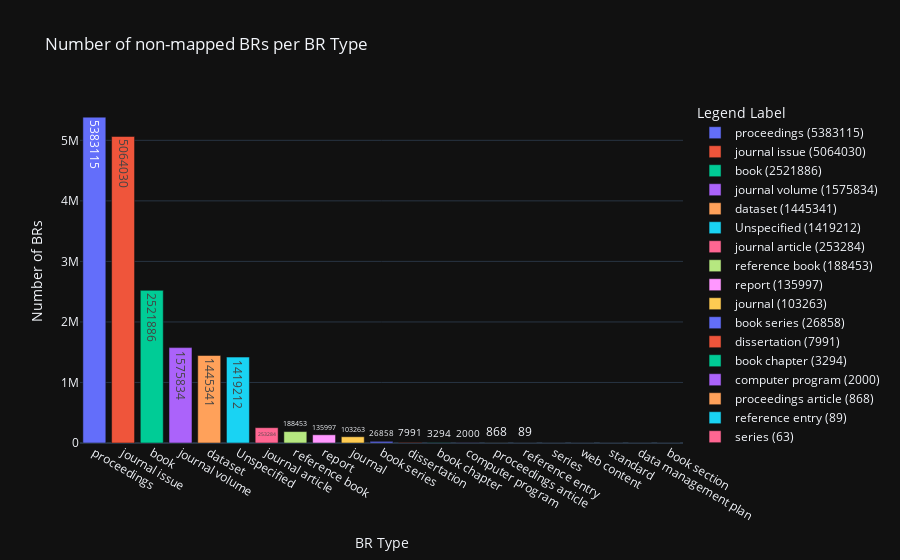

The code cell stored with this chart in its notebook:
### Markdown cell above
We can visualize the results in a histogram showing only the number of unmapped OC Meta BRs for every BR type.

### Code cell
# --------- PREPARE THE DATA ----------

# Create a DataFrame to make it easier to work with the data
prov_vis_df = prov_df.T  # Transpose the DataFrame to have 'br types' as columns

# Add new columns for sum of 'omid_only' and 'other_pids'
prov_vis_df['omid_only_sum'] = prov_vis_df.apply(lambda row: sum(item.get('omid_only', 0) if isinstance(item, dict) else 0 for item in row), axis=1)
prov_vis_df['other_pids_sum'] = prov_vis_df.apply(lambda row: sum(item.get('other_pids', 0) if isinstance(item, dict) else 0 for item in row), axis=1)
# Add new column for sum of all values
prov_vis_df['Number of BRs'] = prov_vis_df['omid_only_sum'] + prov_vis_df['other_pids_sum']

# Reset the index to have 'br types' as a regular column
prov_vis_df.reset_index(inplace=True)
prov_vis_df.rename(columns={'index': 'BR Type'}, inplace=True)
prov_vis_df['BR Type'].replace('', 'Unspecified', inplace=True)  # Replace empty type string with 'Unknown'


# ----------- VISUALISATION -------------

# Create a new column for the legend labels
prov_vis_df['Legend Label'] = prov_vis_df['BR Type'] + ' (' + prov_vis_df['Number of BRs'].astype(str) + ')'

# Create the bar chart
fig = px.bar(prov_vis_df, x='BR Type', y='Number of BRs', text='Number of BRs', color='Legend Label',
             # labels={'Number of BRs': 'Number of BRs', 'omid_only_sum': 'Omid Only', 'With other PIDs': 'other_pids_sum'},
             title='Number of non-mapped BRs per BR Type',
             hover_name='Legend Label',
             hover_data=['omid_only_sum', 'other_pids_sum'],
             )
fig.update_layout(xaxis_title='BR Type', yaxis_title='Number of BRs')

# print to html file
# fig.write_html('graphs/non_mapped_brs_per_br_type.html')

fig.show()

### Figure 1 — Plotly figure (JSON) as saved in the notebook; plotly's stock layout.template omitted (floating-point values rounded to 4 significant figures)
{"data": [{"alignmentgroup": "True", "customdata": [[5371580, 11535]], "hovertemplate": "<b>%{hovertext}</b><br><br>Legend Label=proceedings (5383115)<br>BR Type=%{x}<br>Number of BRs=%{text}<br>omid_only_sum=%{customdata[0]}<br>other_pids_sum=%{customdata[1]}<extra></extra>", "hovertext": ["proceedings (5383115)"], "legendgroup": "proceedings (5383115)", "marker": {"color": "#636efa", "pattern": {"shape": ""}}, "name": "proceedings (5383115)", "offsetgroup": "proceedings (5383115)", "orientation": "v", "showlegend": true, "text": [5383000.0], "textposition": "auto", "x": ["proceedings"], "xaxis": "x", "y": [5383115], "yaxis": "y", "type": "bar"}, {"alignmentgroup": "True", "customdata": [[4983903, 80127]], "hovertemplate": "<b>%{hovertext}</b><br><br>Legend Label=journal issue (5064030)<br>BR Type=%{x}<br>Number of BRs=%{text}<br>omid_only_sum=%{customdata[0]}<br>other_pids_sum=%{customdata[1]}<extra></extra>", "hovertext": ["journal issue (5064030)"], "legendgroup": "journal issue (5064030)", "marker": {"color": "#EF553B", "pattern": {"shape": ""}}, "name": "journal issue (5064030)", "offsetgroup": "journal issue (5064030)", "orientation": "v", "showlegend": true, "text": [5064000.0], "textposition": "auto", "x": ["journal issue"], "xaxis": "x", "y": [5064030], "yaxis": "y", "type": "bar"}, {"alignmentgroup": "True", "customdata": [[2411651, 110235]], "hovertemplate": "<b>%{hovertext}</b><br><br>Legend Label=book (2521886)<br>BR Type=%{x}<br>Number of BRs=%{text}<br>omid_only_sum=%{customdata[0]}<br>other_pids_sum=%{customdata[1]}<extra></extra>", "hovertext": ["book (2521886)"], "legendgroup": "book (2521886)", "marker": {"color": "#00cc96", "pattern": {"shape": ""}}, "name": "book (2521886)", "offsetgroup": "book (2521886)", "orientation": "v", "showlegend": true, "text": [2522000.0], "textposition": "auto", "x": ["book"], "xaxis": "x", "y": [2521886], "yaxis": "y", "type": "bar"}, {"alignmentgroup": "True", "customdata": [[1575739, 95]], "hovertemplate": "<b>%{hovertext}</b><br><br>Legend Label=journal volume (1575834)<br>BR Type=%{x}<br>Number of BRs=%{text}<br>omid_only_sum=%{customdata[0]}<br>other_pids_sum=%{customdata[1]}<extra></extra>", "hovertext": ["journal volume (1575834)"], "legendgroup": "journal volume (1575834)", "marker": {"color": "#ab63fa", "pattern": {"shape": ""}}, "name": "journal volume (1575834)", "offsetgroup": "journal volume (1575834)", "orientation": "v", "showlegend": true, "text": [1576000.0], "textposition": "auto", "x": ["journal volume"], "xaxis": "x", "y": [1575834], "yaxis": "y", "type": "bar"}, {"alignmentgroup": "True", "customdata": [[0, 1445341]], "hovertemplate": "<b>%{hovertext}</b><br><br>Legend Label=dataset (1445341)<br>BR Type=%{x}<br>Number of BRs=%{text}<br>omid_only_sum=%{customdata[0]}<br>other_pids_sum=%{customdata[1]}<extra></extra>", "hovertext": ["dataset (1445341)"], "legendgroup": "dataset (1445341)", "marker": {"color": "#FFA15A", "pattern": {"shape": ""}}, "name": "dataset (1445341)", "offsetgroup": "dataset (1445341)", "orientation": "v", "showlegend": true, "text": [1445000.0], "textposition": "auto", "x": ["dataset"], "xaxis": "x", "y": [1445341], "yaxis": "y", "type": "bar"}, {"alignmentgroup": "True", "customdata": [[428192, 991020]], "hovertemplate": "<b>%{hovertext}</b><br><br>Legend Label=Unspecified (1419212)<br>BR Type=%{x}<br>Number of BRs=%{text}<br>omid_only_sum=%{customdata[0]}<br>other_pids_sum=%{customdata[1]}<extra></extra>", "hovertext": ["Unspecified (1419212)"], "legendgroup": "Unspecified (1419212)", "marker": {"color": "#19d3f3", "pattern": {"shape": ""}}, "name": "Unspecified (1419212)", "offsetgroup": "Unspecified (1419212)", "orientation": "v", "showlegend": true, "text": [1419000.0], "textposition": "auto", "x": ["Unspecified"], "xaxis": "x", "y": [1419212], "yaxis": "y", "type": "bar"}, {"alignmentgroup": "True", "customdata": [[0, 253284]], "hovertemplate": "<b>%{hovertext}</b><br><br>Legend Label=journal article (253284)<br>BR Type=%{x}<br>Number of BRs=%{text}<br>omid_only_sum=%{customdata[0]}<br>other_pids_sum=%{customdata[1]}<extra></extra>", "hovertext": ["journal article (253284)"], "legendgroup": "journal article (253284)", "marker": {"color": "#FF6692", "pattern": {"shape": ""}}, "name": "journal article (253284)", "offsetgroup": "journal article (253284)", "orientation": "v", "showlegend": true, "text": [253300.0], "textposition": "auto", "x": ["journal article"], "xaxis": "x", "y": [253284], "yaxis": "y", "type": "bar"}, {"alignmentgroup": "True", "customdata": [[188427, 26]], "hovertemplate": "<b>%{hovertext}</b><br><br>Legend Label=reference book (188453)<br>BR Type=%{x}<br>Number of BRs=%{text}<br>omid_only_sum=%{customdata[0]}<br>other_pids_sum=%{customdata[1]}<extra></extra>", "hovertext": ["reference book (188453)"], "legendgroup": "reference book (188453)", "marker": {"color": "#B6E880", "pattern": {"shape": ""}}, "name": "reference book (188453)", "offsetgroup": "reference book (188453)", "orientation": "v", "showlegend": true, "text": [188500.0], "textposition": "auto", "x": ["reference book"], "xaxis": "x", "y": [188453], "yaxis": "y", "type": "bar"}, {"alignmentgroup": "True", "customdata": [[0, 135997]], "hovertemplate": "<b>%{hovertext}</b><br><br>Legend Label=report (135997)<br>BR Type=%{x}<br>Number of BRs=%{text}<br>omid_only_sum=%{customdata[0]}<br>other_pids_sum=%{customdata[1]}<extra></extra>", "hovertext": ["report (135997)"], "legendgroup": "report (135997)", "marker": {"color": "#FF97FF", "pattern": {"shape": ""}}, "name": "report (135997)", "offsetgroup": "report (135997)", "orientation": "v", "showlegend": true, "text": [136000.0], "textposition": "auto", "x": ["report"], "xaxis": "x", "y": [135997], "yaxis": "y", "type": "bar"}, {"alignmentgroup": "True", "customdata": [[101660, 1603]], "hovertemplate": "<b>%{hovertext}</b><br><br>Legend Label=journal (103263)<br>BR Type=%{x}<br>Number of BRs=%{text}<br>omid_only_sum=%{customdata[0]}<br>other_pids_sum=%{customdata[1]}<extra></extra>", "hovertext": ["journal (103263)"], "legendgroup": "journal (103263)", "marker": {"color": "#FECB52", "pattern": {"shape": ""}}, "name": "journal (103263)", "offsetgroup": "journal (103263)", "orientation": "v", "showlegend": true, "text": [103300.0], "textposition": "auto", "x": ["journal"], "xaxis": "x", "y": [103263], "yaxis": "y", "type": "bar"}, {"alignmentgroup": "True", "customdata": [[26685, 173]], "hovertemplate": "<b>%{hovertext}</b><br><br>Legend Label=book series (26858)<br>BR Type=%{x}<br>Number of BRs=%{text}<br>omid_only_sum=%{customdata[0]}<br>other_pids_sum=%{customdata[1]}<extra></extra>", "hovertext": ["book series (26858)"], "legendgroup": "book series (26858)", "marker": {"color": "#636efa", "pattern": {"shape": ""}}, "name": "book series (26858)", "offsetgroup": "book series (26858)", "orientation": "v", "showlegend": true, "text": [26860.0], "textposition": "auto", "x": ["book series"], "xaxis": "x", "y": [26858], "yaxis": "y", "type": "bar"}, {"alignmentgroup": "True", "customdata": [[0, 7991]], "hovertemplate": "<b>%{hovertext}</b><br><br>Legend Label=dissertation (7991)<br>BR Type=%{x}<br>Number of BRs=%{text}<br>omid_only_sum=%{customdata[0]}<br>other_pids_sum=%{customdata[1]}<extra></extra>", "hovertext": ["dissertation (7991)"], "legendgroup": "dissertation (7991)", "marker": {"color": "#EF553B", "pattern": {"shape": ""}}, "name": "dissertation (7991)", "offsetgroup": "dissertation (7991)", "orientation": "v", "showlegend": true, "text": [7991.0], "textposition": "auto", "x": ["dissertation"], "xaxis": "x", "y": [7991], "yaxis": "y", "type": "bar"}, {"alignmentgroup": "True", "customdata": [[0, 3294]], "hovertemplate": "<b>%{hovertext}</b><br><br>Legend Label=book chapter (3294)<br>BR Type=%{x}<br>Number of BRs=%{text}<br>omid_only_sum=%{customdata[0]}<br>other_pids_sum=%{customdata[1]}<extra></extra>", "hovertext": ["book chapter (3294)"], "legendgroup": "book chapter (3294)", "marker": {"color": "#00cc96", "pattern": {"shape": ""}}, "name": "book chapter (3294)", "offsetgroup": "book chapter (3294)", "orientation": "v", "showlegend": true, "text": [3294.0], "textposition": "auto", "x": ["book chapter"], "xaxis": "x", "y": [3294], "yaxis": "y", "type": "bar"}, {"alignmentgroup": "True", "customdata": [[0, 2000]], "hovertemplate": "<b>%{hovertext}</b><br><br>Legend Label=computer program (2000)<br>BR Type=%{x}<br>Number of BRs=%{text}<br>omid_only_sum=%{customdata[0]}<br>other_pids_sum=%{customdata[1]}<extra></extra>", "hovertext": ["computer program (2000)"], "legendgroup": "computer program (2000)", "marker": {"color": "#ab63fa", "pattern": {"shape": ""}}, "name": "computer program (2000)", "offsetgroup": "computer program (2000)", "orientation": "v", "showlegend": true, "text": [2000.0], "textposition": "auto", "x": ["computer program"], "xaxis": "x", "y": [2000], "yaxis": "y", "type": "bar"}, {"alignmentgroup": "True", "customdata": [[0, 868]], "hovertemplate": "<b>%{hovertext}</b><br><br>Legend Label=proceedings article (868)<br>BR Type=%{x}<br>Number of BRs=%{text}<br>omid_only_sum=%{customdata[0]}<br>other_pids_sum=%{customdata[1]}<extra></extra>", "hovertext": ["proceedings article (868)"], "legendgroup": "proceedings article (868)", "marker": {"color": "#FFA15A", "pattern": {"shape": ""}}, "name": "proceedings article (868)", "offsetgroup": "proceedings article (868)", "orientation": "v", "showlegend": true, "text": [868.0], "textposition": "auto", "x": ["proceedings article"], "xaxis": "x", "y": [868], "yaxis": "y", "type": "bar"}, {"alignmentgroup": "True", "customdata": [[0, 89]], "hovertemplate": "<b>%{hovertext}</b><br><br>Legend Label=reference entry (89)<br>BR Type=%{x}<br>Number of BRs=%{text}<br>omid_only_sum=%{customdata[0]}<br>other_pids_sum=%{customdata[1]}<extra></extra>", "hovertext": ["reference entry (89)"], "legendgroup": "reference entry (89)", "marker": {"color": "#19d3f3", "pattern": {"shape": ""}}, "name": "reference entry (89)", "offsetgroup": "reference entry (89)", "orientation": "v", "showlegend": true, "text": [89.0], "textposition": "auto", "x": ["reference entry"], "xaxis": "x", "y": [89], "yaxis": "y", "type": "bar"}, {"alignmentgroup": "True", "customdata": [[38, 25]], "hovertemplate": "<b>%{hovertext}</b><br><br>Legend Label=series (63)<br>BR Type=%{x}<br>Number of BRs=%{text}<br>omid_only_sum=%{customdata[0]}<br>other_pids_sum=%{customdata[1]}<extra></extra>", "hovertext": ["series (63)"], "legendgroup": "series (63)", "marker": {"color": "#FF6692", "pattern": {"shape": ""}}, "name": "series (63)", "offsetgroup": "series (63)", "orientation": "v", "showlegend": true, "text": [63.0], "textposition": "auto", "x": ["series"], "xaxis": "x", "y": [63], "yaxis": "y", "type": "bar"}, {"alignmentgroup": "True", "customdata": [[0, 29]], "hovertemplate": "<b>%{hovertext}</b><br><br>Legend Label=web content (29)<br>BR Type=%{x}<br>Number of BRs=%{text}<br>omid_only_sum=%{customdata[0]}<br>other_pids_sum=%{customdata[1]}<extra></extra>", "hovertext": ["web content (29)"], "legendgroup": "web content (29)", "marker": {"color": "#B6E880", "pattern": {"shape": ""}}, "name": "web content (29)", "offsetgroup": "web content (29)", "orientation": "v", "showlegend": true, "text": [29.0], "textposition": "auto", "x": ["web content"], "xaxis": "x", "y": [29], "yaxis": "y", "type": "bar"}, {"alignmentgroup": "True", "customdata": [[0, 4]], "hovertemplate": "<b>%{hovertext}</b><br><br>Legend Label=standard (4)<br>BR Type=%{x}<br>Number of BRs=%{text}<br>omid_only_sum=%{customdata[0]}<br>other_pids_sum=%{customdata[1]}<extra></extra>", "hovertext": ["standard (4)"], "legendgroup": "standard (4)", "marker": {"color": "#FF97FF", "pattern": {"shape": ""}}, "name": "standard (4)", "offsetgroup": "standard (4)", "orientation": "v", "showlegend": true, "text": [4.0], "textposition": "auto", "x": ["standard"], "xaxis": "x", "y": [4], "yaxis": "y", "type": "bar"}, {"alignmentgroup": "True", "customdata": [[0, 4]], "hovertemplate": "<b>%{hovertext}</b><br><br>Legend Label=data management plan (4)<br>BR Type=%{x}<br>Number of BRs=%{text}<br>omid_only_sum=%{customdata[0]}<br>other_pids_sum=%{customdata[1]}<extra></extra>", "hovertext": ["data management plan (4)"], "legendgroup": "data management plan (4)", "marker": {"color": "#FECB52", "pattern": {"shape": ""}}, "name": "data management plan (4)", "offsetgroup": "data management plan (4)", "orientation": "v", "showlegend": true, "text": [4.0], "textposition": "auto", "x": ["data management plan"], "xaxis": "x", "y": [4], "yaxis": "y", "type": "bar"}, {"alignmentgroup": "True", "customdata": [[0, 3]], "hovertemplate": "<b>%{hovertext}</b><br><br>Legend Label=book section (3)<br>BR Type=%{x}<br>Number of BRs=%{text}<br>omid_only_sum=%{customdata[0]}<br>other_pids_sum=%{customdata[1]}<extra></extra>", "hovertext": ["book section (3)"], "legendgroup": "book section (3)", "marker": {"color": "#636efa", "pattern": {"shape": ""}}, "name": "book section (3)", "offsetgroup": "book section (3)", "orientation": "v", "showlegend": true, "text": [3.0], "textposition": "auto", "x": ["book section"], "xaxis": "x", "y": [3], "yaxis": "y", "type": "bar"}], "layout": {"xaxis": {"anchor": "y", "domain": [0.0, 1.0], "title": {"text": "BR Type"}}, "yaxis": {"anchor": "x", "domain": [0.0, 1.0], "title": {"text": "Number of BRs"}}, "legend": {"title": {"text": "Legend Label"}, "tracegroupgap": 0}, "title": {"text": "Number of non-mapped BRs per BR Type"}, "barmode": "relative"}}
